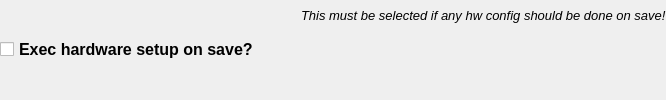
          <widget class="QWidget" name="horizontalWidget" native="true">
           <property name="sizePolicy">
            <sizepolicy hsizetype="Expanding" vsizetype="Fixed">
             <horstretch>0</horstretch>
             <verstretch>0</verstretch>
            </sizepolicy>
           </property>
           <layout class="QHBoxLayout" name="horizontalLayout_28">
            <property name="leftMargin">
             <number>0</number>
            </property>
            <property name="topMargin">
             <number>0</number>
            </property>
            <property name="rightMargin">
             <number>0</number>
            </property>
            <property name="bottomMargin">
             <number>0</number>
            </property>
            <item>
             <widget class="QCheckBox" name="checkBoxHardwareSave">
              <property name="sizePolicy">
               <sizepolicy hsizetype="Expanding" vsizetype="Fixed">
                <horstretch>0</horstretch>
                <verstretch>0</verstretch>
               </sizepolicy>
              </property>
              <property name="minimumSize">
               <size>
                <width>240</width>
                <height>0</height>
               </size>
              </property>
              <property name="font">
               <font>
                <pointsize>12</pointsize>
                <weight>75</weight>
                <bold>true</bold>
               </font>
              </property>
              <property name="text">
               <string>Exec hardware setup on save?</string>
              </property>
             </widget>
            </item>
            <item>
             <layout class="QFormLayout" name="hardwareinfo">
              <property name="rightMargin">
               <number>0</number>
              </property>
              <item row="0" column="0">
               <widget class="QLabel" name="label_13">
                <property name="sizePolicy">
                 <sizepolicy hsizetype="Fixed" vsizetype="Fixed">
                  <horstretch>0</horstretch>
                  <verstretch>0</verstretch>
                 </sizepolicy>
                </property>
                <property name="minimumSize">
                 <size>
                  <width>30</width>
                  <height>30</height>
                 </size>
                </property>
                <property name="maximumSize">
                 <size>
                  <width>30</width>
                  <height>30</height>
                 </size>
                </property>
                <property name="text">
                 <string>&lt;html&gt;&lt;head/&gt;&lt;body&gt;&lt;p&gt;&lt;img src=&quot;:/ico_warning.png&quot;/&gt;&lt;/p&gt;&lt;/body&gt;&lt;/html&gt;</string>
                </property>
               </widget>
              </item>
              <item row="0" column="1">
               <widget class="QLabel" name="label_14">
                <property name="sizePolicy">
                 <sizepolicy hsizetype="Expanding" vsizetype="Fixed">
                  <horstretch>0</horstretch>
                  <verstretch>0</verstretch>
                 </sizepolicy>
                </property>
                <property name="minimumSize">
                 <size>
                  <width>0</width>
                  <height>30</height>
                 </size>
                </property>
                <property name="maximumSize">
                 <size>
                  <width>16777215</width>
                  <height>30</height>
                 </size>
                </property>
                <property name="font">
                 <font>
                  <pointsize>10</pointsize>
                  <italic>true</italic>
                 </font>
                </property>
                <property name="text">
                 <string>This must be selected if any hw config should be done on save!</string>
                </property>
               </widget>
              </item>
             </layout>
            </item>
           </layout>
          </widget>
